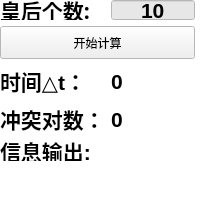
     <widget class="QWidget" name="widget2" native="true">
      <property name="minimumSize">
       <size>
        <width>200</width>
        <height>0</height>
       </size>
      </property>
      <property name="maximumSize">
       <size>
        <width>200</width>
        <height>16777215</height>
       </size>
      </property>
      <property name="palette">
       <palette>
        <active>
         <colorrole role="Base">
          <brush brushstyle="SolidPattern">
           <color alpha="255">
            <red>231</red>
            <green>231</green>
            <blue>231</blue>
           </color>
          </brush>
         </colorrole>
         <colorrole role="Window">
          <brush brushstyle="SolidPattern">
           <color alpha="255">
            <red>255</red>
            <green>255</green>
            <blue>255</blue>
           </color>
          </brush>
         </colorrole>
        </active>
        <inactive>
         <colorrole role="Base">
          <brush brushstyle="SolidPattern">
           <color alpha="255">
            <red>231</red>
            <green>231</green>
            <blue>231</blue>
           </color>
          </brush>
         </colorrole>
         <colorrole role="Window">
          <brush brushstyle="SolidPattern">
           <color alpha="255">
            <red>255</red>
            <green>255</green>
            <blue>255</blue>
           </color>
          </brush>
         </colorrole>
        </inactive>
        <disabled>
         <colorrole role="Base">
          <brush brushstyle="SolidPattern">
           <color alpha="255">
            <red>255</red>
            <green>255</green>
            <blue>255</blue>
           </color>
          </brush>
         </colorrole>
         <colorrole role="Window">
          <brush brushstyle="SolidPattern">
           <color alpha="255">
            <red>255</red>
            <green>255</green>
            <blue>255</blue>
           </color>
          </brush>
         </colorrole>
        </disabled>
       </palette>
      </property>
      <property name="autoFillBackground">
       <bool>true</bool>
      </property>
      <layout class="QGridLayout" name="gridLayout_2" rowstretch="1,0,0,0,0,0,0,0,0" columnstretch="1,0">
       <property name="leftMargin">
        <number>0</number>
       </property>
       <property name="topMargin">
        <number>0</number>
       </property>
       <property name="rightMargin">
        <number>5</number>
       </property>
       <property name="bottomMargin">
        <number>0</number>
       </property>
       <item row="8" column="0" colspan="2">
        <widget class="QWidget" name="widget_3" native="true">
         <property name="maximumSize">
          <size>
           <width>16777215</width>
           <height>20</height>
          </size>
         </property>
        </widget>
       </item>
       <item row="7" column="0" colspan="2">
        <spacer name="verticalSpacer">
         <property name="orientation">
          <enum>Qt::Vertical</enum>
         </property>
         <property name="sizeHint" stdset="0">
          <size>
           <width>20</width>
           <height>40</height>
          </size>
         </property>
        </spacer>
       </item>
       <item row="0" column="0">
        <widget class="QLabel" name="label_2">
         <property name="maximumSize">
          <size>
           <width>16777215</width>
           <height>20</height>
          </size>
         </property>
         <property name="font">
          <font>
           <family>微软雅黑</family>
           <pointsize>16</pointsize>
           <weight>75</weight>
           <bold>true</bold>
          </font>
         </property>
         <property name="text">
          <string>皇后个数:</string>
         </property>
         <property name="margin">
          <number>0</number>
         </property>
        </widget>
       </item>
       <item row="3" column="0" colspan="2">
        <widget class="QPushButton" name="pushButton_ok">
         <property name="minimumSize">
          <size>
           <width>0</width>
           <height>33</height>
          </size>
         </property>
         <property name="maximumSize">
          <size>
           <width>16777215</width>
           <height>33</height>
          </size>
         </property>
         <property name="palette">
          <palette>
           <active>
            <colorrole role="ButtonText">
             <brush brushstyle="SolidPattern">
              <color alpha="255">
               <red>0</red>
               <green>0</green>
               <blue>0</blue>
              </color>
             </brush>
            </colorrole>
           </active>
           <inactive>
            <colorrole role="ButtonText">
             <brush brushstyle="SolidPattern">
              <color alpha="255">
               <red>0</red>
               <green>0</green>
               <blue>0</blue>
              </color>
             </brush>
            </colorrole>
           </inactive>
           <disabled>
            <colorrole role="ButtonText">
             <brush brushstyle="SolidPattern">
              <color alpha="255">
               <red>148</red>
               <green>148</green>
               <blue>148</blue>
              </color>
             </brush>
            </colorrole>
           </disabled>
          </palette>
         </property>
         <property name="text">
          <string>开始计算</string>
         </property>
        </widget>
       </item>
       <item row="6" column="0">
        <widget class="QLabel" name="label_6">
         <property name="maximumSize">
          <size>
           <width>16777215</width>
           <height>20</height>
          </size>
         </property>
         <property name="font">
          <font>
           <pointsize>16</pointsize>
           <weight>75</weight>
           <bold>true</bold>
          </font>
         </property>
         <property name="text">
          <string>信息输出:</string>
         </property>
        </widget>
       </item>
       <item row="5" column="1">
        <widget class="QLabel" name="label_fitness">
         <property name="font">
          <font>
           <pointsize>16</pointsize>
           <weight>75</weight>
           <bold>true</bold>
          </font>
         </property>
         <property name="text">
          <string>0</string>
         </property>
         <property name="alignment">
          <set>Qt::AlignLeading|Qt::AlignLeft|Qt::AlignVCenter</set>
         </property>
        </widget>
       </item>
       <item row="4" column="0">
        <widget class="QLabel" name="label_20">
         <property name="font">
          <font>
           <pointsize>16</pointsize>
           <weight>75</weight>
           <bold>true</bold>
          </font>
         </property>
         <property name="text">
          <string>时间△t：</string>
         </property>
        </widget>
       </item>
       <item row="4" column="1">
        <widget class="QLabel" name="label_Time">
         <property name="font">
          <font>
           <pointsize>16</pointsize>
           <weight>75</weight>
           <bold>true</bold>
          </font>
         </property>
         <property name="text">
          <string>0</string>
         </property>
         <property name="textFormat">
          <enum>Qt::AutoText</enum>
         </property>
         <property name="alignment">
          <set>Qt::AlignLeading|Qt::AlignLeft|Qt::AlignVCenter</set>
         </property>
        </widget>
       </item>
       <item row="5" column="0">
        <widget class="QLabel" name="label_24">
         <property name="font">
          <font>
           <pointsize>16</pointsize>
           <weight>75</weight>
           <bold>true</bold>
          </font>
         </property>
         <property name="text">
          <string>冲突对数：</string>
         </property>
        </widget>
       </item>
       <item row="0" column="1">
        <widget class="QLineEdit" name="lineEdit">
         <property name="minimumSize">
          <size>
           <width>80</width>
           <height>0</height>
          </size>
         </property>
         <property name="maximumSize">
          <size>
           <width>16777215</width>
           <height>20</height>
          </size>
         </property>
         <property name="font">
          <font>
           <pointsize>16</pointsize>
           <weight>75</weight>
           <bold>true</bold>
          </font>
         </property>
         <property name="layoutDirection">
          <enum>Qt::LeftToRight</enum>
         </property>
         <property name="text">
          <string>10</string>
         </property>
         <property name="alignment">
          <set>Qt::AlignCenter</set>
         </property>
        </widget>
       </item>
      </layout>
     </widget>
